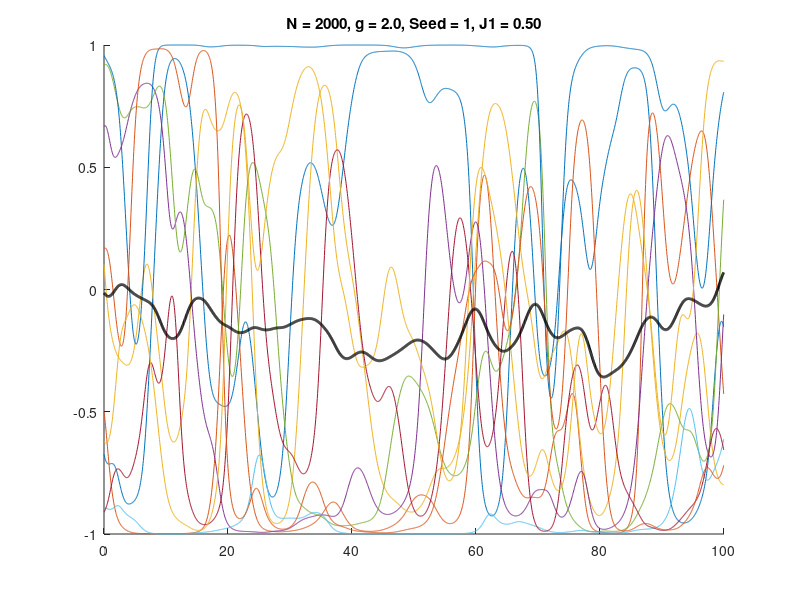

Source code (MATLAB):
% Code for simulations
% Landau and Sompolinsky, PLOS Comp. Bio. 2018

%clear all
N=2000;         % Size of Network


seed=1;         % Seed for Random Component of Connectivity
seed2 = 1;      % Seed for initial condition of dynamics
rng(seed);      % Initialize seed of random number generator for Connectivity

%% Parameters and Model Specifications

g = 2;          % Std of Random Component
J1=0.5;         % Strength of Structured Component

Row_Balance = false;        % Set 'true' to apply row-balance constraint to Random Component
NonSymmetric_phi = false;  % Set 'true' to define non-symmetric transfer function

if NonSymmetric_phi
    
    beta=4;     % Gain parameter
    p=.5;       % Symmetry parameter
    phi = @(x) (1+exp(-beta*x)).^-p;
else
     phi = @(x) tanh(x);
end

%% Construct Connectivity Matrix

% Random Component
JJ = randn(N)/sqrt(N);

% Input Mode
Xi=ones(N,1);
% Output Mode
Nu = ones(1,N);
Nu(N/2+1:N)=-1;
 
if Row_Balance
    J=g*(JJ-JJ*Xi*Xi'/(Xi'*Xi))+J1*Xi*Nu/sqrt(N);    
else
    J=g*(JJ)+J1*Xi*Nu/sqrt(N);
end

%% Run Simulation


dt = 0.05;      % Time step for output
t_record = 300; % Time to record
t_start= 100;   % Buffer time to run before recording
t_end = t_start+t_record; 

Ts = [0,t_start:dt:t_end];  % Vector of times to output

rng(seed2)      % Initialize seed of random number generator for initial condition
H0 = randn(N,1);% Initial condition

F = @(t,h) (-h+J*phi(h)); % Define dh/dt for differential eqn solver, ode45

tic
[t,Hsol] = ode45(F,Ts,H0);
toc

%% Results

tt=t(2:end)-t_start;    % time steps corresponding to output
H = Hsol(2:end,:)';     % Rearrange output so that each row is a neuron, with recording from t_start until t_end in time steps of dt

h_bar = Xi'*H/N;        % Coherent mode of input current
delta_h = H - Xi*h_bar; % Residuals input current

phis = phi(H);          % Activity
phi_bar = Xi'*phis/N;   % Coherent mode activity

% Calculate Coherence
Coherence = sqrt(mean(h_bar.^2)/mean(mean(H.^2)));

%% Plot


tshow = tt<100; % Time to plot

figure;
plot(tt(tshow),phis(randi(N,10,1),tshow))
hold on
title(sprintf('N = %d, g = %0.1f, Seed = %d, J1 = %0.2f', N, g, seed,J1))

plot(tt(tshow),phi_bar(tshow),'k','LineWidth',2)
box off
ylim([-1,1])
